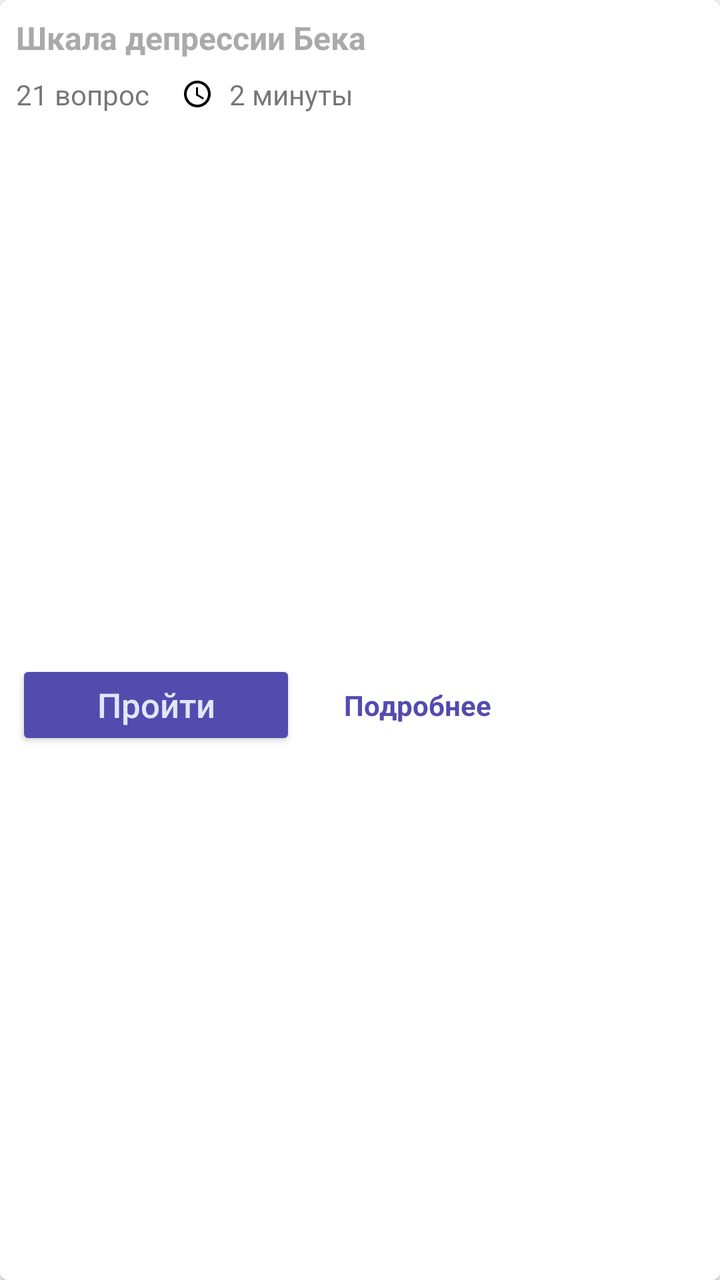
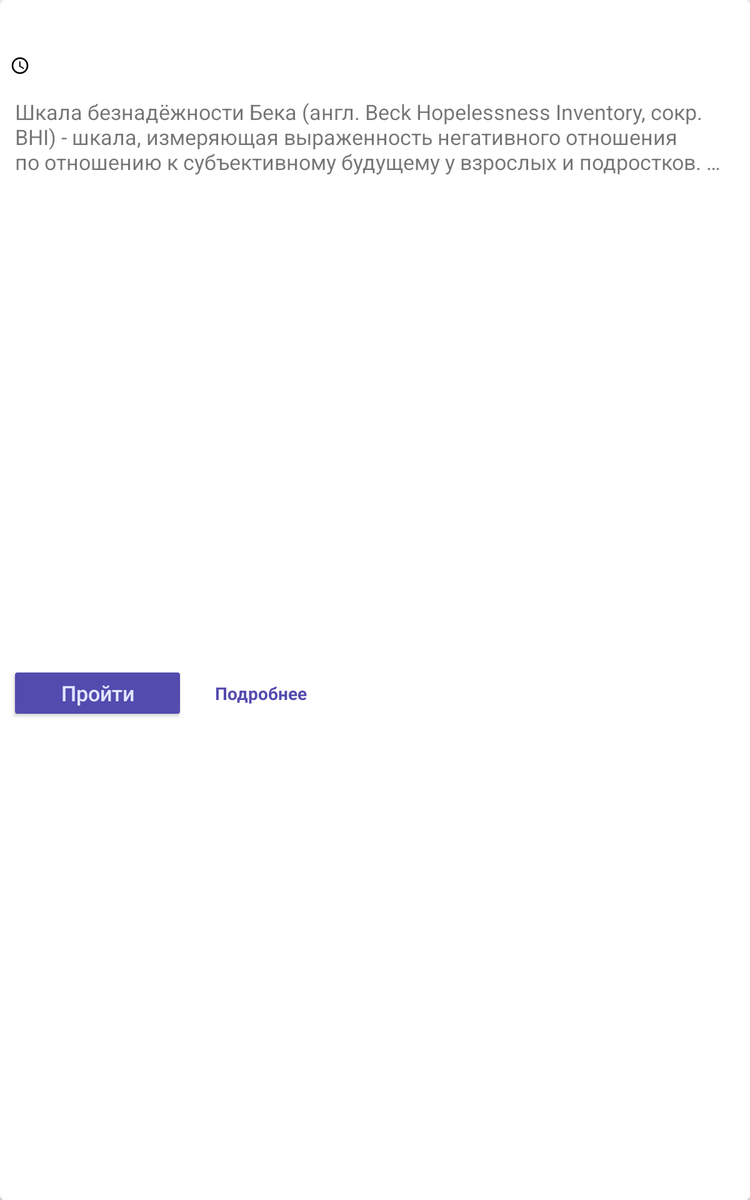

An Android layout and its configuration variant, each rendered on a device that would load it. The default file and the variant file are quoted in full after the pictures.
<!-- AndroidManifest.xml: application theme AppTheme -->
<!-- res/layout/test_list_item.xml -->
<?xml version="1.0" encoding="utf-8"?>
<android.support.v7.widget.CardView
    xmlns:android="http://schemas.android.com/apk/res/android"
    xmlns:app="http://schemas.android.com/apk/res-auto"
    android:layout_width="match_parent"
    android:layout_height="wrap_content"
    android:layout_marginStart="8dp"
    android:layout_marginTop="8dp"
    android:layout_marginEnd="8dp"
    app:cardCornerRadius="4dp">

    <android.support.constraint.ConstraintLayout
        android:id="@+id/root_layout"
        android:layout_width="match_parent"
        android:layout_height="match_parent"
        android:paddingEnd="8dp">

        <TextView
            android:id="@+id/test_name"
            android:layout_width="match_parent"
            android:layout_height="wrap_content"
            android:layout_marginStart="8dp"
            android:layout_marginTop="8dp"
            android:text="Шкала депрессии Бека"
            android:textColor="@color/accentTextColor"
            android:textSize="16sp"
            android:textStyle="bold"
            app:layout_constraintStart_toStartOf="parent"
            app:layout_constraintTop_toTopOf="parent" />

        <TextView
            android:id="@+id/questions_count"
            android:layout_width="wrap_content"
            android:layout_height="wrap_content"
            android:layout_marginTop="8dp"
            android:text="21 вопрос"
            app:layout_constraintStart_toStartOf="@+id/test_name"
            app:layout_constraintTop_toBottomOf="@+id/test_name" />

        <TextView
            android:id="@+id/duration_text"
            android:layout_width="wrap_content"
            android:layout_height="wrap_content"
            android:layout_marginStart="16dp"
            android:drawableStart="@drawable/ic_access_time_black_19dp"
            android:drawablePadding="8dp"
            android:text="2 минуты"
            app:layout_constraintBottom_toBottomOf="@+id/questions_count"
            app:layout_constraintStart_toEndOf="@+id/questions_count" />

        <Button
            android:id="@+id/pass_btn"
            style="@style/ButtonStyle"
            android:layout_width="140dp"
            android:layout_height="45dp"
            android:layout_marginStart="8dp"
            android:layout_marginTop="16dp"
            android:layout_marginBottom="8dp"
            android:backgroundTint="@color/primaryLightColor"
            android:text="Пройти"
            app:layout_constraintBottom_toBottomOf="parent"
            app:layout_constraintStart_toStartOf="parent"
            app:layout_constraintTop_toBottomOf="@+id/questions_count" />

        <TextView
            android:id="@+id/more_info_btn"
            android:layout_width="wrap_content"
            android:layout_height="wrap_content"
            android:layout_marginStart="24dp"
            android:text="Подробнее"
            android:textColor="@color/primaryLightColor"
            android:textStyle="bold"
            app:layout_constraintBottom_toBottomOf="@+id/pass_btn"
            app:layout_constraintStart_toEndOf="@+id/pass_btn"
            app:layout_constraintTop_toTopOf="@+id/pass_btn" />
    </android.support.constraint.ConstraintLayout>

</android.support.v7.widget.CardView>
<!-- resources referenced by this layout -->
<resources>
  <color name="accentTextColor">@android:color/darker_gray</color>
  <color name="primaryLightColor">#534bae</color>
  <!-- drawable ic_access_time_black_19dp (drawable) -->
  <vector xmlns:android="http://schemas.android.com/apk/res/android"
      android:width="16dp"
      android:height="16dp"
      android:viewportWidth="24.0"
      android:viewportHeight="24.0">
      <path
          android:fillColor="#FF000000"
          android:pathData="M11.99,2C6.47,2 2,6.48 2,12s4.47,10 9.99,10C17.52,22 22,17.52 22,12S17.52,2 11.99,2zM12,20c-4.42,0 -8,-3.58 -8,-8s3.58,-8 8,-8 8,3.58 8,8 -3.58,8 -8,8zM12.5,7H11v6l5.25,3.15 0.75,-1.23 -4.5,-2.67z" />
  </vector>
  <style name="ButtonStyle" parent="Widget.AppCompat.Button.Colored">
          <item name="android:minHeight">65dp</item>
          <item name="android:backgroundTint">@color/primaryColor</item>
          <item name="android:textColor">#dfe7ff</item>
          <item name="android:lineSpacingExtra">4dp</item>
          <item name="android:textSize">17sp</item>
          <item name="android:textAllCaps">false</item>
      </style>
  <!-- from res/values-v21/ -->
  <style name="AppTheme" parent="Theme.AppCompat.Light.NoActionBar">
          <item name="colorPrimary">@color/primaryColor</item>
          <item name="colorPrimaryDark">@color/primaryDarkColor</item>
          <item name="colorAccent">@color/primaryDarkColor</item>
          <item name="android:toolbarStyle">@style/DefaultToolbarStyle</item>
          <item name="android:navigationBarColor">@android:color/black</item>
      </style>
  <color name="primaryColor">#1a237e</color>
  <color name="primaryDarkColor">#000051</color>
  <style name="DefaultToolbarStyle" parent="Widget.AppCompat.Toolbar">
          <item name="android:titleTextColor">@android:color/white</item>
          <item name="android:navigationIcon">@drawable/ic_arrow_back_white_24dp</item>
      </style>
</resources>
<!-- res/layout-sw600dp/test_list_item.xml (the author's variant of the layout above) -->
<!-- drawn on a 7-inch tablet held upright -->
<?xml version="1.0" encoding="utf-8"?>
<android.support.v7.widget.CardView xmlns:android="http://schemas.android.com/apk/res/android"
    xmlns:app="http://schemas.android.com/apk/res-auto"
    xmlns:tools="http://schemas.android.com/tools"
    android:layout_width="match_parent"
    android:layout_height="wrap_content"
    android:layout_marginStart="8dp"
    android:layout_marginTop="8dp"
    android:layout_marginEnd="8dp"
    app:cardCornerRadius="4dp">

    <android.support.constraint.ConstraintLayout
        android:id="@+id/root_layout"
        android:layout_width="match_parent"
        android:layout_height="match_parent"
        android:paddingEnd="8dp">

        <TextView
            android:id="@+id/test_name"
            android:layout_width="match_parent"
            android:layout_height="wrap_content"
            android:layout_marginStart="8dp"
            android:layout_marginTop="8dp"
            android:textColor="@color/accentTextColor"
            android:textSize="20sp"
            android:textStyle="bold"
            app:layout_constraintStart_toStartOf="parent"
            app:layout_constraintTop_toTopOf="parent" />

        <TextView
            android:id="@+id/questions_count"
            android:layout_width="wrap_content"
            android:layout_height="wrap_content"
            android:layout_marginStart="16dp"
            android:layout_marginTop="8dp"
            app:layout_constraintBottom_toBottomOf="@+id/duration_text"
            app:layout_constraintStart_toEndOf="@+id/duration_text"
            app:layout_constraintTop_toBottomOf="@+id/test_name" />

        <TextView
            android:id="@+id/duration_text"
            android:layout_width="wrap_content"
            android:layout_height="wrap_content"
            android:layout_marginTop="8dp"
            android:drawableStart="@drawable/ic_access_time_black_19dp"
            android:drawablePadding="8dp"
            app:layout_constraintStart_toStartOf="@+id/test_name"
            app:layout_constraintTop_toBottomOf="@+id/test_name" />

        <Button
            android:id="@+id/pass_btn"
            style="@style/ButtonStyle"
            android:layout_width="140dp"
            android:layout_height="45dp"
            android:layout_marginStart="8dp"
            android:layout_marginTop="16dp"
            android:layout_marginBottom="8dp"
            android:backgroundTint="@color/primaryLightColor"
            android:text="Пройти"
            app:layout_constraintBottom_toBottomOf="parent"
            app:layout_constraintStart_toStartOf="parent"
            app:layout_constraintTop_toBottomOf="@+id/description_text" />

        <TextView
            android:id="@+id/more_info_btn"
            android:layout_width="wrap_content"
            android:layout_height="wrap_content"
            android:layout_marginStart="24dp"
            android:text="Подробнее"
            android:textColor="@color/primaryLightColor"
            android:textStyle="bold"
            app:layout_constraintBottom_toBottomOf="@+id/pass_btn"
            app:layout_constraintStart_toEndOf="@+id/pass_btn"
            app:layout_constraintTop_toTopOf="@+id/pass_btn" />

        <TextView
            android:id="@+id/description_text"
            android:layout_width="wrap_content"
            android:layout_height="wrap_content"
            android:layout_marginStart="8dp"
            android:layout_marginEnd="8dp"
            android:layout_marginTop="16dp"
            android:ellipsize="end"
            android:maxLines="3"
            android:textSize="17sp"
            android:paddingEnd="8dp"
            android:paddingStart="8dp"
            android:text="Шкала безнадёжности Бека (англ. Beck Hopelessness Inventory, сокр. BHI) - шкала, измеряющая выраженность негативного отношения по отношению к субъективному будущему у взрослых и подростков. Шкала была разработана А. Беком и группой его сотрудников в Центре Когнитивной Терапии Медицинской Школы Университета Пенсильвании (США). В основе данного понятия как теоретического конструкта лежит когнтивная теория психических процессов, в том числе о депрессии как следствии когнитивных заблуэжений.  При разработке шкалы авторы следовали концепции Stotland, в рамках которой безнадежность рассматривается как система когнитивных схем, общим признаком для которых является негативная окраска ожиданий относительно ближайшего и отдаленного будущего. Шкала Безнадежности Бека измеряет выраженность негативного отношения субъекта к собственному будущему. Особую ценность данная методика представляет в качестве косвенного индикатора суицидального риска у пациентов, страдающих депрессией, а также у людей, ранее уже совершавших попытки самоубийства."
            app:layout_constraintEnd_toEndOf="parent"
            app:layout_constraintStart_toStartOf="@+id/duration_text"
            app:layout_constraintTop_toBottomOf="@+id/questions_count" />
    </android.support.constraint.ConstraintLayout>

</android.support.v7.widget.CardView>
